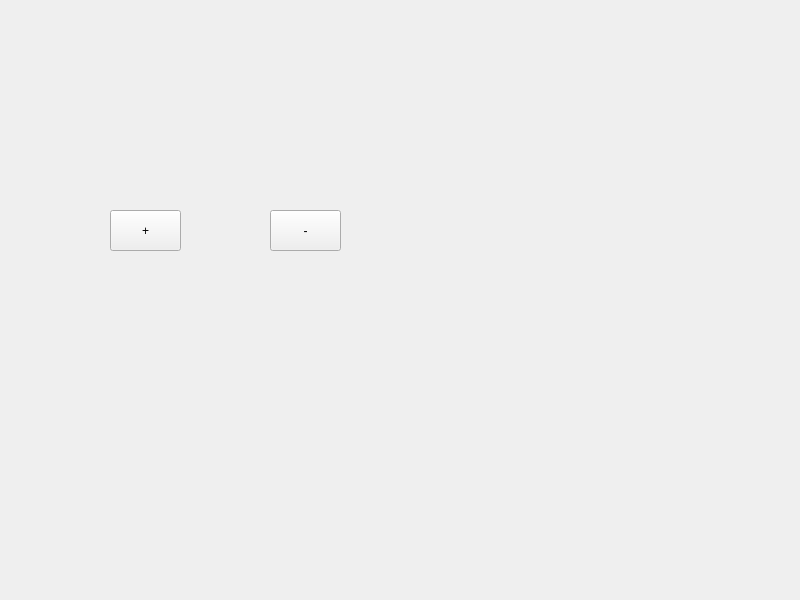
<?xml version="1.0" encoding="UTF-8"?>
<ui version="4.0">
 <class>Widget</class>
 <widget class="QWidget" name="Widget">
  <property name="geometry">
   <rect>
    <x>0</x>
    <y>0</y>
    <width>800</width>
    <height>600</height>
   </rect>
  </property>
  <property name="cursor">
   <cursorShape>ForbiddenCursor</cursorShape>
  </property>
  <property name="windowTitle">
   <string>Widget</string>
  </property>
  <widget class="QPushButton" name="pushButton">
   <property name="geometry">
    <rect>
     <x>110</x>
     <y>210</y>
     <width>71</width>
     <height>41</height>
    </rect>
   </property>
   <property name="cursor">
    <cursorShape>BusyCursor</cursorShape>
   </property>
   <property name="text">
    <string>+</string>
   </property>
  </widget>
  <widget class="QPushButton" name="pushButton_2">
   <property name="geometry">
    <rect>
     <x>270</x>
     <y>210</y>
     <width>71</width>
     <height>41</height>
    </rect>
   </property>
   <property name="cursor">
    <cursorShape>WhatsThisCursor</cursorShape>
   </property>
   <property name="text">
    <string>-</string>
   </property>
  </widget>
 </widget>
 <resources/>
 <connections/>
</ui>
